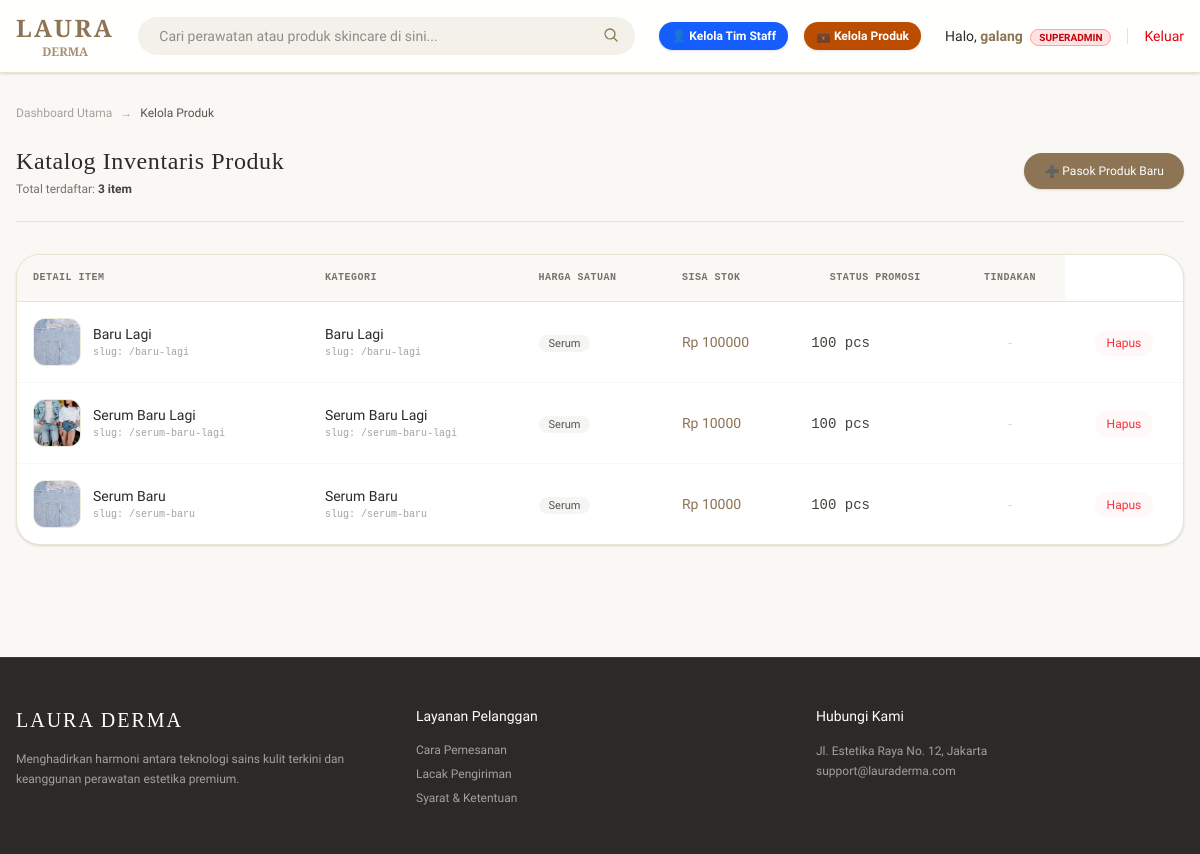
/dashboard/produk-list/ (signed in), run on the app's committed database.
### toko/models.py (models this page shows, shortened)
class Produk(models.Model):
    kategori = models.ForeignKey(Kategori, on_delete=models.SET_NULL, null=True, blank=True, related_name='produk')
    nama = models.CharField(max_length=200)
    slug = models.SlugField(unique=True, max_length=250)
    gambar = models.ImageField(upload_to='produk/thumbnails/', blank=True, null=True)
    deskripsi = models.TextField(blank=True, null=True)
    harga = models.IntegerField()  # Menggunakan integer agar pas untuk mata uang Rupiah
    stok = models.IntegerField(default=0)
    is_flash_sale = models.BooleanField(default=False) # Penanda untuk masuk bagian diskon
    dibuat_pada = models.DateTimeField(auto_now_add=True)
    class Meta:
        verbose_name_plural = "Produk"

class Kategori(models.Model):
    nama = models.CharField(max_length=100)
    slug = models.SlugField(unique=True, max_length=150)
    class Meta:
        verbose_name_plural = "Kategori" # Agar di halaman admin tulisannya rapi

### toko/views.py (the view)
# urls.py: path('dashboard/produk-list/', daftar_produk_internal_view, name='daftar_produk_internal'),
@login_required
def daftar_produk_internal_view(request):
    if not request.user.is_staff and not request.user.is_superuser:
        return HttpResponseForbidden()
    daftar_produk = Produk.objects.all().order_by('-dibuat_pada')
    daftar_kategori = Kategori.objects.all()
    return render(request, 'daftar_produk_internal.html', {
        'daftar_produk': daftar_produk,
        'daftar_kategori': daftar_kategori
    })

### toko/context_processors.py (called while the page is built)
def wishlist_count(request):
    if request.user.is_authenticated:
        count = Wishlist.objects.filter(user=request.user).count()
    else:
        count = 0
    return {'wish_count': count}

### templates/daftar_produk_internal.html (shortened to what this page needs)
{% extends 'base.html' %}
{% block content %}
<div class="max-w-7xl mx-auto px-4 py-8">
    <div class="mb-6 flex items-center gap-2 text-xs text-stone-400">
        <a href="{% url 'kelola_produk' %}" class="hover:text-[#8C7454] transition-colors">Dashboard Utama</a>
        <span>&rarr;</span>
        <span class="text-stone-600 font-medium">Kelola Produk</span>
    </div>
    <div class="flex flex-col md:flex-row md:items-center justify-between gap-4 border-b border-[#EAE3D2] pb-6 mb-8">
        <div>
            <h1 class="text-2xl font-normal serif-font text-[#2C2A29] tracking-wide">Katalog Inventaris Produk</h1>
            <p class="text-xs text-stone-500 mt-1">Total terdaftar: <span class="font-semibold text-stone-700">{{ daftar_produk|length }} item</span></p>
        </div>
        <div>
            <button onclick="openProdukModal()" class="bg-[#8C7454] text-white px-5 py-2.5 rounded-full text-xs font-medium hover:bg-[#735F43] transition-colors shadow-sm cursor-pointer flex items-center gap-1.5">
                ➕ Pasok Produk Baru
            </button>
        </div>
    </div>
    <div class="bg-white rounded-3xl border border-[#EAE3D2] overflow-hidden shadow-sm">
        <div class="overflow-x-auto">
            <table class="w-full text-left border-collapse text-sm">
                <thead>
                    <tr class="bg-[#FAF8F5] text-stone-500 border-b border-[#EAE3D2] uppercase text-[10px] tracking-wider font-mono">
                        <th class="p-4 font-semibold">Detail Item</th>
                        <th class="p-4 font-semibold">Kategori</th>
                        <th class="p-4 font-semibold">Harga Satuan</th>
                        <th class="p-4 font-semibold">Sisa Stok</th>
                        <th class="p-4 font-semibold text-center">Status Promosi</th>
                        <th class="p-4 font-semibold text-center">Tindakan</th>
                    </tr>
                </thead>
                <tbody class="divide-y divide-[#FAF8F5]">
                    {% for produk in daftar_produk %}
                    <tr class="hover:bg-stone-50/40 transition-colors">
                        <td class="p-4 flex items-center gap-3">
                            <div class="w-12 h-12 rounded-xl bg-[#F4F1EA] border border-[#EAE3D2]/50 flex items-center justify-center overflow-hidden shrink-0">
                                {% if produk.gambar %}
                                    <img src="{{ produk.gambar.url }}" alt="{{ produk.nama }}" class="w-full h-full object-cover">
                                {% else %}
                                    <span class="text-stone-400 text-[10px] italic">No Pic</span>
                                {% endif %}
                            </div>
                            <div class="truncate">
                                <span class="font-medium text-[#2C2A29] block truncate">{{ produk.nama }}</span>
                                <span class="text-[10px] text-stone-400 font-mono block mt-0.5">slug: /{{ produk.slug }}</span>
                            </div>
                        </td>
                        <td class="p-4">
                            <span class="font-medium text-[#2C2A29] block">{{ produk.nama }}</span>
                            <span class="text-[10px] text-stone-400 font-mono block mt-0.5">slug: /{{ produk.slug }}</span>
                        </td>
                        <td class="p-4">
                            <span class="bg-stone-100 text-stone-600 text-[11px] px-2.5 py-0.5 rounded-full font-medium">
                                {{ produk.kategori.nama }}
                            </span>
                        </td>
                        <td class="p-4 font-medium text-[#8C7454]">
                            Rp {{ produk.harga }}
                        </td>
                        <td class="p-4">
                            {% if produk.stok == 0 %}
                                <span class="text-red-500 font-medium text-xs bg-red-50 px-2 py-0.5 rounded">Habis</span>
                            {% elif produk.stok <= 5 %}
                                <span class="text-amber-600 font-medium font-mono">{{ produk.stok }} pcs</span>
                                <span class="text-[10px] text-amber-500 block">Kritis</span>
                            {% else %}
                                <span class="text-stone-700 font-mono">{{ produk.stok }} pcs</span>
                            {% endif %}
                        </td>
                        <td class="p-4 text-center">
                            {% if produk.is_flash_sale %}
                                <span class="bg-amber-50 text-amber-700 border border-amber-200 text-[9px] px-2 py-0.5 rounded font-bold uppercase tracking-wider">
                                    ⚡ Flash Sale
                                </span>
                            {% else %}
                                <span class="text-stone-300 text-xs font-mono">-</span>
                            {% endif %}
                        </td>
                        <td class="p-4 text-center">
                            <a href="{% url 'hapus_produk' produk.id %}" onclick="return confirm('Apakah Anda yakin ingin menghapus produk &quot;{{ produk.nama }}&quot; dari katalog?')" class="text-red-500 hover:text-red-700 font-medium text-xs hover:underline bg-red-50/50 hover:bg-red-50 px-3 py-1.5 rounded-full transition-all">
                                Hapus
                            </a>
                        </td>
                    </tr>
                    {% endfor %}
                </tbody>
            </table>
        </div>
    </div>
</div>
{% endblock %}

### templates/partials/navbar.html (shortened to what this page needs)
<nav class="sticky top-0 z-50 bg-white/90 backdrop-blur-md border-b border-[#EAE3D2] shadow-sm">
    <div class="max-w-7xl mx-auto px-4 py-3 flex items-center justify-between gap-6">
        <a href="{% url 'home' %}" class="text-2xl font-semibold tracking-widest serif-font text-[#8C7454] block">
            LAURA<span class="text-xs block tracking-normal text-center text-[#A69076]">DERMA</span>
        </a>
        <div class="flex-1 max-w-2xl relative">
            <input type="text" placeholder="Cari perawatan atau produk skincare di sini..." class="w-full bg-[#F4F1EA] border border-transparent focus:border-[#8C7454] focus:bg-white rounded-full py-2 px-5 text-sm outline-none transition-all">
            <button class="absolute right-4 top-2.5 text-[#8C7454]">
                <svg xmlns="http://www.w3.org/2000/svg" fill="none" viewBox="0 0 24 24" stroke-width="2" stroke="currentColor" class="w-4 h-4"><path stroke-linecap="round" stroke-linejoin="round" d="m21 21-5.197-5.197m0 0A7.5 7.5 0 1 0 5.196 5.196a7.5 7.5 0 0 0 10.603 10.603Z" /></svg>
            </button>
        </div>
        <div class="flex items-center gap-6 text-[#2C2A29]">
            {% if user.is_authenticated %}
                <div class="flex items-center gap-4 text-sm">
                    {% if user.is_superuser %}
                        <a href="{% url 'kelola_staff' %}" class="bg-blue-600 text-white px-3 py-1.5 rounded-full text-xs font-semibold hover:bg-blue-700 transition-colors flex items-center gap-1 shadow-sm">
                            👤 Kelola Tim Staff
                        </a>
                        <a href="{% url 'kelola_produk' %}" class="bg-amber-700 text-white px-3 py-1.5 rounded-full text-xs font-semibold hover:bg-amber-800 transition-colors flex items-center gap-1 shadow-sm">
                            💼 Kelola Produk
                        </a>
                    {% elif user.is_staff %}
                        <a href="{% url 'kelola_produk' %}" class="bg-amber-700 text-white px-3 py-1.5 rounded-full text-xs font-semibold hover:bg-amber-800 transition-colors flex items-center gap-1 shadow-sm">
                            💼 Kelola Produk
                        </a>
                    {% endif %}
                    <div class="text-sm font-medium text-[#2C2A29] ml-2">
                        Halo, <span class="font-semibold text-[#8C7454]">{{ user.username }}</span>
                        {% if user.is_superuser %}
                            <span class="ml-1 text-[10px] bg-red-100 text-red-700 border border-red-300 px-2 py-0.5 rounded-full font-bold">SUPERADMIN</span>
                        {% elif user.is_staff %}
                            <span class="ml-1 text-[10px] bg-amber-100 text-amber-700 border border-amber-300 px-2 py-0.5 rounded-full font-bold">STAFF</span>
                        {% else %}
                            <span class="ml-1 text-[10px] bg-stone-100 text-stone-600 border border-stone-300 px-2 py-0.5 rounded-full font-bold">MEMBER</span>
                        {% endif %}
                    </div>
                    <a href="{% url 'logout' %}" class="text-sm text-red-600 hover:underline">Keluar</a>
                </div>
            {% endif %}
        </div>
    </div>
</nav>

### templates/base.html (style rules this page uses)
body { font-family: 'Plus Jakarta Sans', sans-serif; }
.serif-font { font-family: 'Playfair Display', serif; }

### data on the page
Produk: gambar (picture), nama "Baru Lagi", slug "baru-lagi", kategori.nama "Serum", harga "100000", stok "100"
Produk: gambar (picture), nama "Serum Baru Lagi", slug "serum-baru-lagi", kategori.nama "Serum", harga "10000", stok "100"
Produk: gambar (picture), nama "Serum Baru", slug "serum-baru", kategori.nama "Serum", harga "10000", stok "100"

### other printed values
{{ user.username }} "galang"
{{ daftar_produk|length }} "3"
